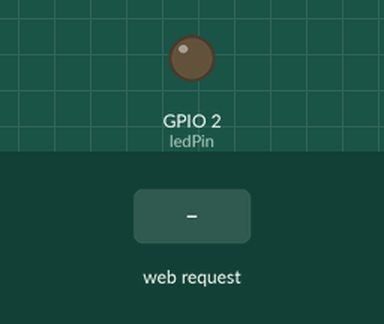
Simulated run of this sketch. Board: ESP8266 (NodeMCU). On the bench: output pins drawn as LEDs (lit = HIGH). The inputs (shaded band) are chosen by the test bench. WiFi joins after 1.5 s; servers stay silent unless stated; what the sketch prints to the serial monitor is not drawn.

Above: at 2.7 s.
2.8 s: HTTP request GET /apagar received
At 3.7 s:
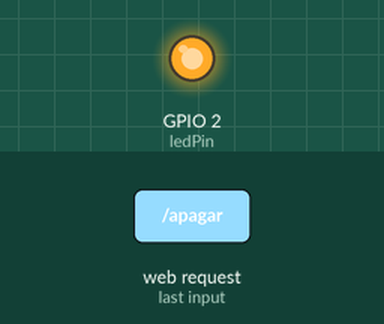
4.3 s: HTTP request GET /encender received
At 4.9 s:
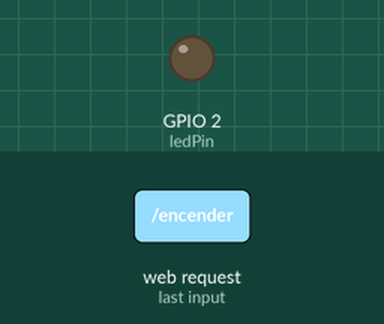
Timing chart, 0 to 7.3 s (numbered marks = the images above; inputs shaded):
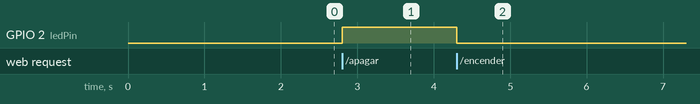

The sketch:

Servidor_ESP8266.ino
```cpp
#include <ESP8266WiFi.h>
#include <ESP8266WebServer.h>

const char *ssid = "INFINITUM2060";  // Cambia esto con el nombre de tu red WiFi
const char *password = "Chispaxd10";  // Cambia esto con la clave de tu red WiFi

ESP8266WebServer server(80);

// Pin donde está conectado el LED en la placa (GPIO 2 para el LED integrado)
const int ledPin = 2;

void setup() {
  Serial.begin(9600);

  // Conéctate a la red WiFi
  WiFi.begin(ssid, password);
  while (WiFi.status() != WL_CONNECTED) {
    delay(250);
    Serial.print(".");
  }
  Serial.println("");
  Serial.println("Conectado a la red WiFi");

  // Imprime información en el Monitor Serie
  Serial.println("Información de la conexión:");
  Serial.print("IP: ");
  Serial.println(WiFi.localIP());
  Serial.print("Red: ");
  Serial.println(WiFi.SSID());

  // Configura las rutas del servidor
  server.on("/", HTTP_GET, []() {
    server.send(200, "text/plain", "¡Hola desde ESP8266!");
  });

  server.on("/encender", HTTP_GET, []() {
    analogWrite(ledPin, 0);  // Enciende el LED al 100%
    server.send(200, "text/plain", "LED encendido");
  });

  server.on("/apagar", HTTP_GET, []() {
    analogWrite(ledPin, 1023);  // Apaga el LED al 0%
    server.send(200, "text/plain", "LED apagado");
  });

  server.on("/info", HTTP_GET, []() {
    String info = "IP: " + WiFi.localIP().toString() + "\n";
    info += "Red: " + WiFi.SSID() + "\n";
    server.send(200, "text/plain", info);
  });

  // Inicia el servidor
  server.begin();
}

void loop() {
  // Maneja las solicitudes del servidor
  server.handleClient();
}
```

Measured:
- after the input at 2.8 s, GPIO 2 (ledPin): LOW → HIGH at once
- after the input at 4.3 s, GPIO 2 (ledPin): HIGH → LOW at once
